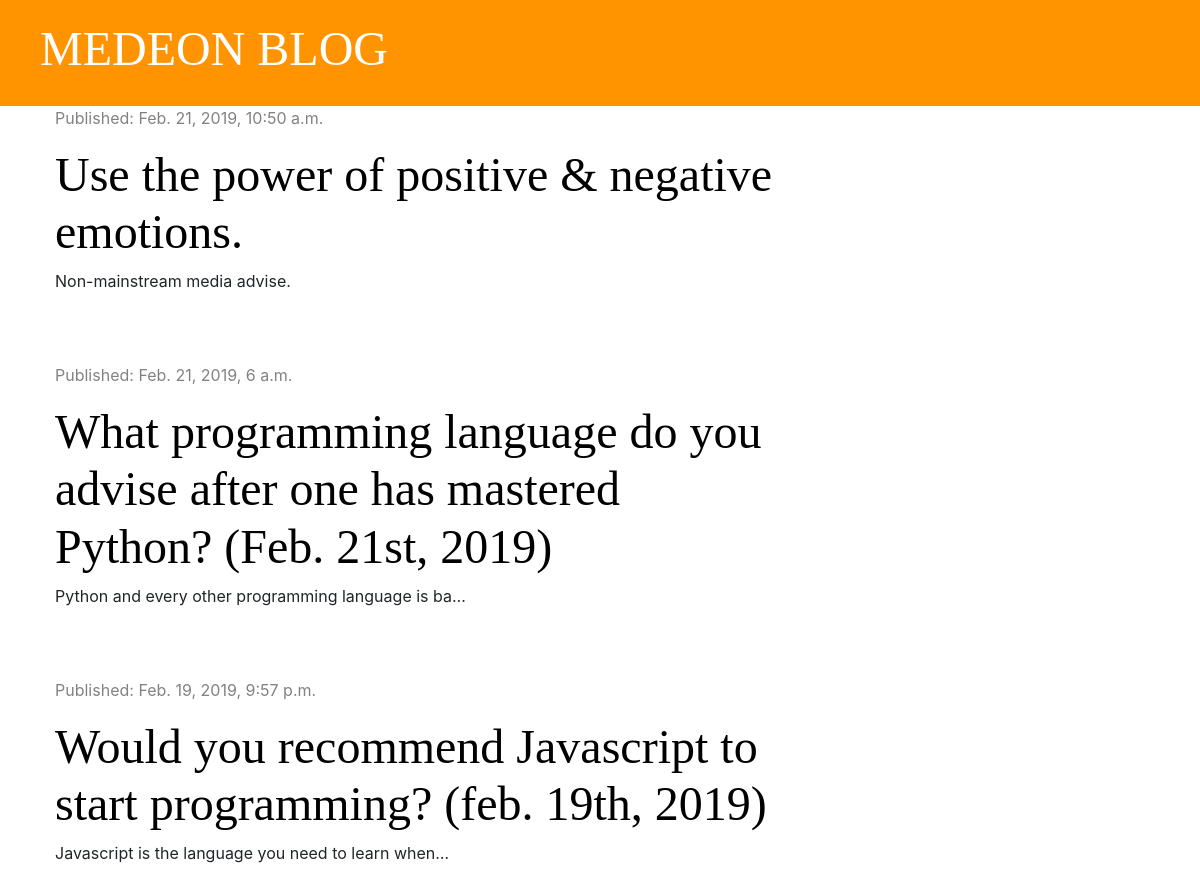
The app's page /, older data.
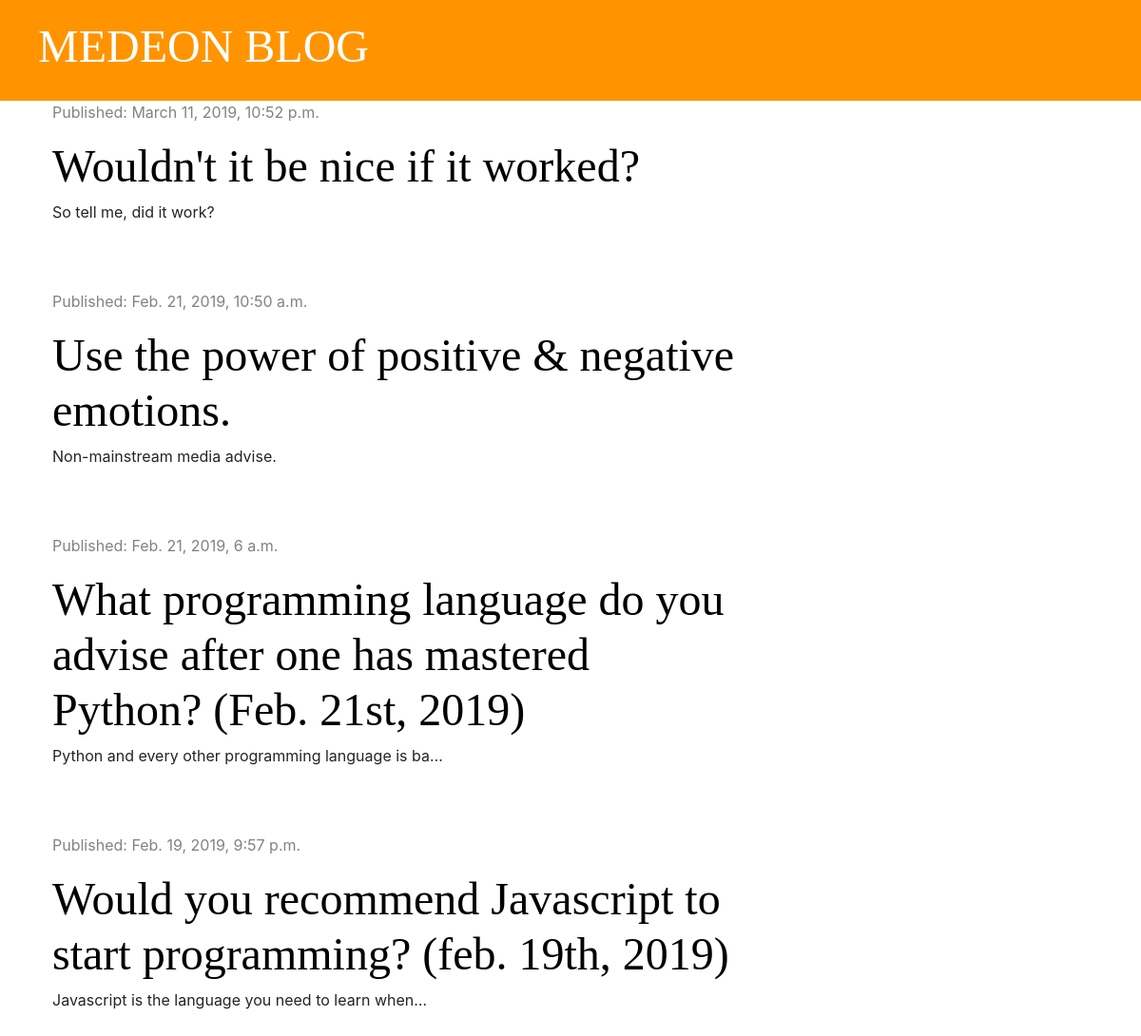
The same page, newer data.
### blog/models.py (models this page shows, shortened)
class Post(models.Model):
    author = models.ForeignKey('auth.User', on_delete=models.CASCADE)
    title = models.CharField(max_length=200)
    text = models.TextField()
    created_date = models.DateTimeField(default=timezone.now)
    published_date = models.DateTimeField(blank=True, null=True)

### blog/views.py (the view)
# urls.py: path('', views.post_list, name='post_list'),
def post_list(request):
    posts = Post.objects.filter(published_date__lte=timezone.now()).order_by('-published_date')
    context_dictionary = {'posts': posts}
    return render(request, 'blog/post_list.html', context_dictionary)

### blog/templates/blog/post_list.html
{% extends 'blog/base.html' %}
{% block content %}
    {% for post in posts %}
        <div class="post">
            <div class="date">
                <p>Published: {{ post.published_date }}</p>
            </div>
             <h1><a href="{% url 'post_detail' pk=post.pk %}">{{ post.title }}</a></h1>
            <p>{{ post.text|truncatechars:50|linebreaksbr }}</p>
        </div>
    {% endfor %}
{% endblock %}

Row changes from the older to the newer data that the page shows:
added Post: published_date "March 11, 2019, 10:52 p.m.", title "Wouldn't it be nice if it worked?", text "So tell me, did it work?"
